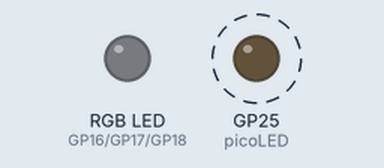
A program run on a simulated Raspberry Pi Pico running MicroPython. On the bench: an RGB LED mixed from three pins (HIGH = lit), output pins drawn as LEDs (lit = HIGH). Dashed ring = blinking. WiFi joins after 1.5 s; what the program prints to the serial console is not drawn.

Above: at 0.7 s.
Timing chart, 0 to 3.0 s (numbered marks = the images above):
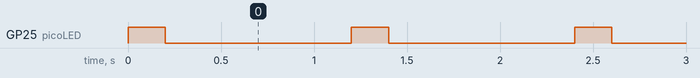

Measured:
- by itself, GP25 (picoLED): alternates HIGH for 0.20 s and LOW for 1.0 s, 7 changes in all, then stays HIGH

The program:

RGBLEDCtrlWithPyQt.py
```python
from machine import Pin, PWM
import utime as time
import network, socket
import sys
import keys
# Make sure keys.py in copied to the Raspberry Pi Pico W in root or /lib directory

# Setup the LEDs
redPin = 16
greenPin = 17
bluePin = 18
redLED = PWM(Pin(redPin))
greenLED = PWM(Pin(greenPin))
blueLED = PWM(Pin(bluePin))
redLED.freq(1000)
greenLED.freq(1000)
blueLED.freq(1000)
redLED.duty_u16(0)
greenLED.duty_u16(0)
blueLED.duty_u16(0)

picoLED = Pin('LED', Pin.OUT)

# Connect to WiFi and create a UDP socket
connected = False
count = 20
# Connect to WiFi network
wifi = network.WLAN(network.STA_IF)
wifi.active(True)
wifi.connect(keys.SSID, keys.PSWD)
while connected == False and count > 0:
    print('Waiting for Connection...')
    picoLED.on()
    time.sleep(0.2)
    picoLED.off()
    count = count - 1
    connected = wifi.isconnected()
    time.sleep(1)

if connected:
    wifiInfo = wifi.ifconfig()	# Grab the server IP address
    print(wifiInfo)
    picoLED.on()
    ServerIP = wifiInfo[0]
    ServerPort = 2222			# Set the server port and buffer size
    bufferSize = 1024

    # Open a UDP socket and bind the IP to it
    # Put Try-Except around socket creation / binding?
    UDPServer = socket.socket(socket.AF_INET, socket.SOCK_DGRAM)
    UDPServer.bind((ServerIP, ServerPort))	# bind wants to be passed a tuple...
    print('UDP Server Up and Waiting...')
    serving = True
else:
    print("Connection Failed")
    serving = False
    sys.exit("No network connection. Closing Program.")

# Listen for commands from clients
print("Serving")
try:
    while serving:
        # Here is where the server will loop to receive commands from the clients
        #print("Serving")
        time.sleep(0.25)

        message, address = UDPServer.recvfrom(bufferSize)
        messageDecoded = message.decode('utf-8')
        #print('Message Received: ', messageDecoded, 'From: ', address[0])
        if 'PING' in messageDecoded.upper():
            dataString = "PONG"
            dataStringEncoded = dataString.encode('utf-8')
            UDPServer.sendto(dataStringEncoded, address)
        elif 'RGBLED' in messageDecoded.upper():
            # Parse commands of form: 'RGBLED/RED:redval,GREEN:greenval,BLUE:blueval'
            params = messageDecoded.split('/')
            valPairs = params[1].split(',')
            vDict = {}
            for valPair in valPairs:
                vList = valPair.split(':')
                vKey = vList[0]
                val = int(vList[1])
                vDict[vKey] = val
            redLED.duty_u16(vDict['RED'])
            greenLED.duty_u16(vDict['GREEN'])
            blueLED.duty_u16(vDict['BLUE'])
        elif 'EXIT' in messageDecoded.upper():
            print("User EXIT command received.")
            serving = False
            dataString = "Pico Server: EXIT command received. Disconnecting..."
            dataStringEncoded = dataString.encode('utf-8')
            UDPServer.sendto(dataStringEncoded, address)
        else:
            dataString = "Pico Server: Command not recognized"
            dataStringEncoded = dataString.encode('utf-8')
            UDPServer.sendto(dataStringEncoded, address)

except KeyboardInterrupt:
    print("Keyboard Interrupt")

# Shutdown the server, network connection and application
redLED.duty_u16(0)
greenLED.duty_u16(0)
blueLED.duty_u16(0)
if connected:
    print("Closing server and disconnecting from WiFi")
    picoLED.off()
    UDPServer.close()
    wifi.disconnect()
print("Program Halted")
```

keys.py
```python
# WiFi Network keys for Raspberry Pi Pico
# Update values to match the WiFi network that you are using.
# Ensure that this file (keys.py) has been copied to your Raspberry Pi Pico
# in either the root or /lib directory

SSID = "YourWiFiNetworkName"
PSWD = "YourWiFiPassword"
```
